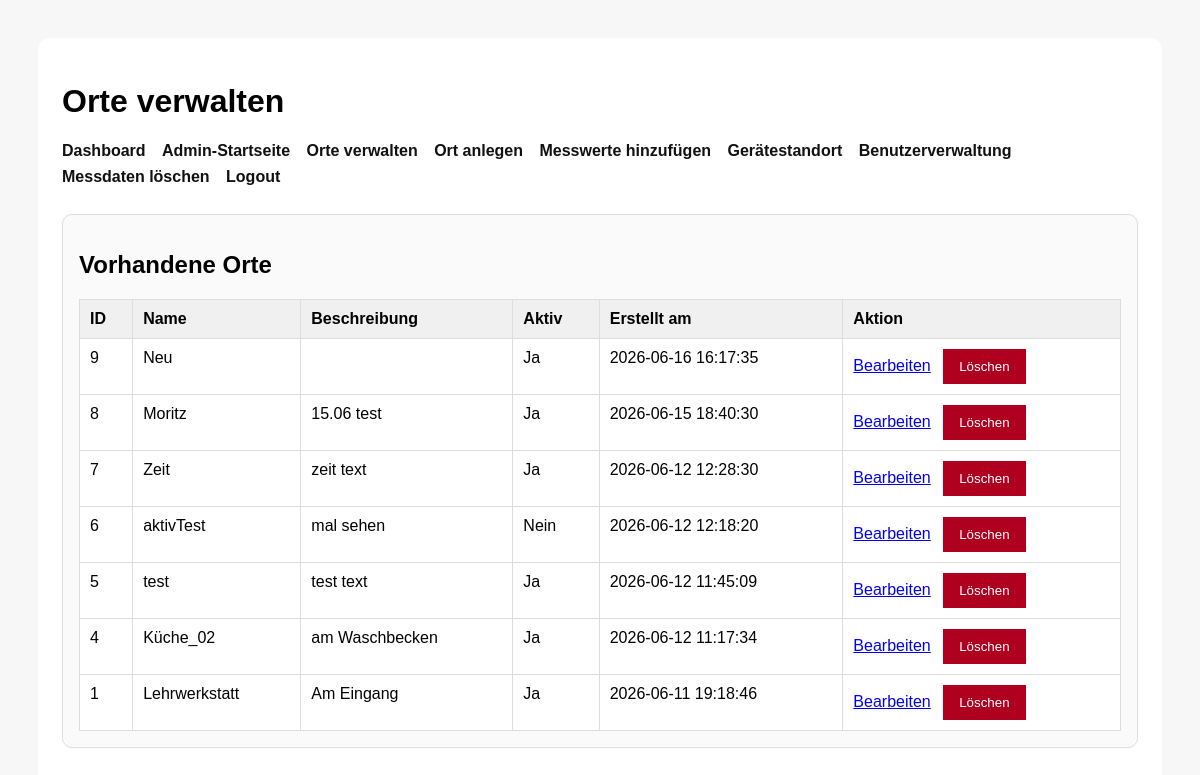
Before: /WEBSITE/admin_locations.php (signed in) with the older database file.
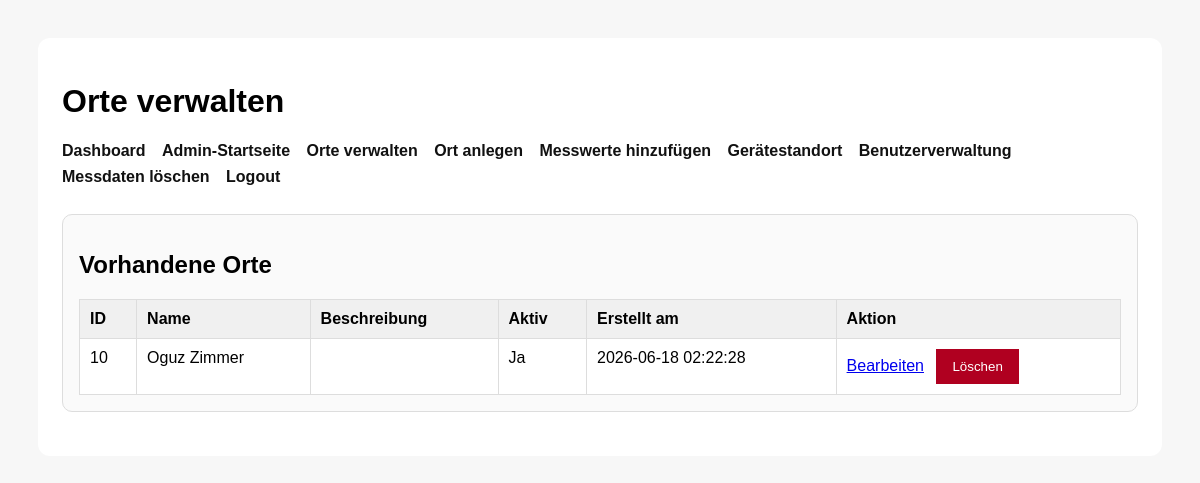
After: the same page with the newer database file.
### tables this page shows
CREATE TABLE `locations` (
  `id` int(11) NOT NULL AUTO_INCREMENT,
  `name` varchar(150) NOT NULL,
  `beschreibung` text DEFAULT NULL,
  `aktiv` tinyint(1) NOT NULL DEFAULT 1,
  `created_at` timestamp NOT NULL DEFAULT current_timestamp(),
  PRIMARY KEY (`id`)
);

### WEBSITE/admin_locations.php (the view, shortened to what this page needs)
<?php
require_once 'db.php';
$stmt = $pdo->query("
    SELECT id, name, beschreibung, aktiv, created_at
    FROM locations
    ORDER BY id DESC
");
$locations = $stmt->fetchAll(PDO::FETCH_ASSOC);
?>
<!DOCTYPE html>
<html lang="de">
<head>
</head>
<body>
    <div class="box">
        <h1>Orte verwalten</h1>
        <div class="toplinks">
            <a href="dashboard.php">Dashboard</a>
            <a href="admin.php">Admin-Startseite</a>
            <a href="admin_locations.php">Orte verwalten</a>
            <a href="add_location.php">Ort anlegen</a>
            <a href="add_measurement.php">Messwerte hinzufügen</a>
            <a href="device_location.php">Gerätestandort</a>
            <a href="admin_users.php">Benutzerverwaltung</a>
            <a href="delete_measurements.php">Messdaten löschen</a>
            <a href="logout.php">Logout</a>
        </div>
        <div class="card">
            <h2>Vorhandene Orte</h2>
            <table>
                <thead>
                    <tr>
                        <th>ID</th>
                        <th>Name</th>
                        <th>Beschreibung</th>
                        <th>Aktiv</th>
                        <th>Erstellt am</th>
                        <th>Aktion</th>
                    </tr>
                </thead>
                <tbody>
                    <?php if (!empty($locations)): ?>
                        <?php foreach ($locations as $location): ?>
                            <tr>
                                <td><?= (int)$location['id'] ?></td>
                                <td><?= htmlspecialchars($location['name']) ?></td>
                                <td><?= nl2br(htmlspecialchars($location['beschreibung'])) ?></td>
                                <td><?= (int)$location['aktiv'] === 1 ? 'Ja' : 'Nein' ?></td>
                                <td><?= htmlspecialchars($location['created_at']) ?></td>
                                <td class="action-links">
                                    <a href="admin_locations.php?edit_id=<?= (int)$location['id'] ?>">Bearbeiten</a>
                                    <form method="post" onsubmit="return confirm('Diesen Ort wirklich löschen?');">
                                        <button type="submit" class="danger-button">Löschen</button>
                                    </form>
                                </td>
                            </tr>
                        <?php endforeach; ?>
                    <?php else: ?>
                        <tr>
                            <td colspan="6">Noch keine Orte vorhanden.</td>
                        </tr>
                    <?php endif; ?>
                </tbody>
            </table>
        </div>
    </div>
</body>
</html>

Changed rows visible on the page:
removed locations: id "9", name "Neu", aktiv "Ja", created_at "2026-06-16 16:17:35"
removed locations: id "8", name "Moritz", beschreibung "15.06 test", aktiv "Ja", created_at "2026-06-15 18:40:30"
removed locations: id "7", name "Zeit", beschreibung "zeit text", aktiv "Ja", created_at "2026-06-12 12:28:30"
removed locations: id "6", name "aktivTest", beschreibung "mal sehen", aktiv "Nein", created_at "2026-06-12 12:18:20"
removed locations: id "5", name "test", beschreibung "test text", aktiv "Ja", created_at "2026-06-12 11:45:09"
removed locations: id "4", name "Küche_02", beschreibung "am Waschbecken", aktiv "Ja", created_at "2026-06-12 11:17:34"
removed locations: id "1", name "Lehrwerkstatt", beschreibung "Am Eingang", aktiv "Ja", created_at "2026-06-11 19:18:46"
added locations: id "10", name "Oguz Zimmer", aktiv "Ja", created_at "2026-06-18 02:22:28"
